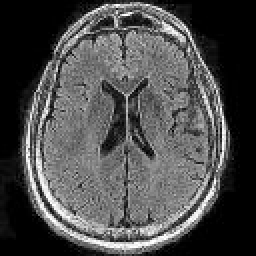
#> input picture data/testing/no/105.jpg, 128 x 128 px (shown 2 times larger); its folder holds only this picture in this run
$ python resize.py   (older library calls are emulated)
#> lines starting #> are read from the running program, lines starting #| are printed output that depends on the picture
import matplotlib.pyplot as plt
import skimage.exposure as exposure
from skimage.filters import unsharp_mask
from skimage import color
from skimage.transform import resize
import glob

def resize_images(path):
#> called with path = 'training'
    no_files = glob.glob('raw_data/'+path+'/no/*.jpg')
    yes_files = glob.glob('raw_data/'+path+'/yes/*.jpg')

    # saving no files 0
    for i in range(len(no_files)):
        image=plt.imread(no_files[i])
#> image is the input picture: shape (128, 128, 3); min 0, max 255, mean 75.7
        image=color.rgb2grey(image)
#> image: shape (128, 128) float64
        image = unsharp_mask(image,amount=1,radius=1)
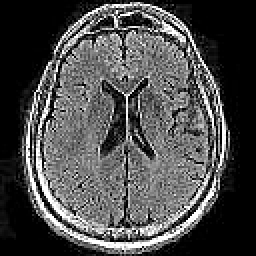
#> image: shape (128, 128) float64 (shown 2 times larger); min 0, max 1, mean 0.296
        image = exposure.equalize_hist(image,nbins=256)
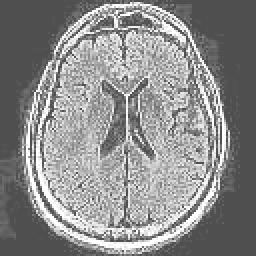
#> image: shape (128, 128) float64 (shown 2 times larger); min 0.313, max 1, mean 0.551
        image_resized = resize(image,(128,128),
                               anti_aliasing=True)

        plt.imsave("data/"+path+"/no/"+str(i)+".jpg",image_resized,cmap="gray")
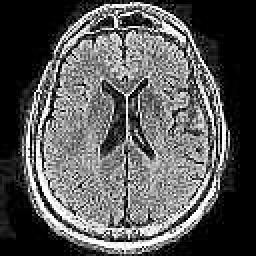
#> saved as 0.jpg: shape (128, 128, 3) (shown 2 times larger); min 0, max 255, mean 88.2

    # saving yes files
    for i in range(len(yes_files)):
        image=plt.imread(yes_files[i])
        image=color.rgb2grey(image)
        image = unsharp_mask(image,amount=1,radius=1)
        image = exposure.equalize_hist(image,nbins=256)
        image_resized = resize(image,(128,128),
                               anti_aliasing=True)

        plt.imsave("data/"+path+"/yes/"+str(i)+".jpg",image_resized,cmap="gray")

print('Preprocessing training set')
resize_images('training')
print('Preprocessing testing set')
resize_images('testing')

$ run again, on data/testing/no/139.jpg
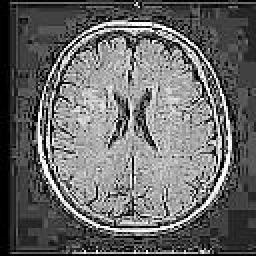
#> input picture data/testing/no/139.jpg, 128 x 128 px (shown 2 times larger)
#> in resize_images, image is the input picture: shape (128, 128, 3); min 0, max 255, mean 104.4
#> in resize_images, `image = unsharp_mask(image,amount=1,radius=1)`:
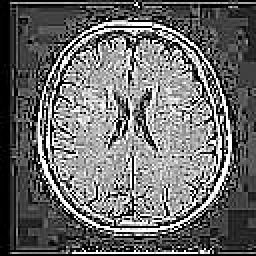
#> image: shape (128, 128) float64 (shown 2 times larger); min 0, max 1, mean 0.419
#> in resize_images, `image = exposure.equalize_hist(image,nbins=256)`:
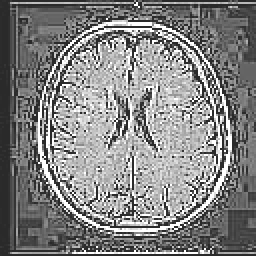
#> image: shape (128, 128) float64 (shown 2 times larger); min 0.167, max 1, mean 0.519

$ run again, on data/testing/no/147.jpg
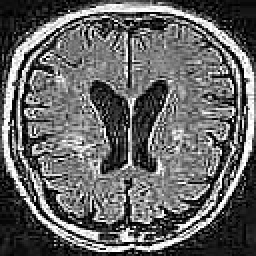
#> input picture data/testing/no/147.jpg, 128 x 128 px (shown 2 times larger)
#> in resize_images, image is the input picture: shape (128, 128, 3); min 0, max 255, mean 101.2
#> in resize_images, `image = exposure.equalize_hist(image,nbins=256)`:
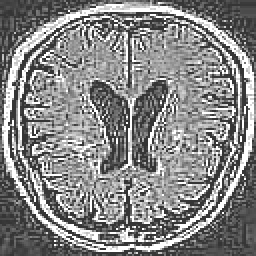
#> image: shape (128, 128) float64 (shown 2 times larger); min 0.208, max 1, mean 0.531
#> in resize_images, `plt.imsave("data/"+path+"/no/"+str(i)+".jpg",image_resized,cmap="gray")`:
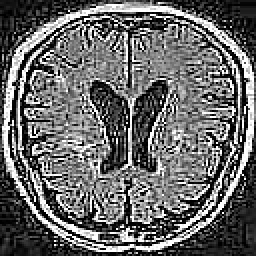
#> saved as 0.jpg: shape (128, 128, 3) (shown 2 times larger); min 0, max 255, mean 104.2

$ run again, on data/testing/no/11.jpg
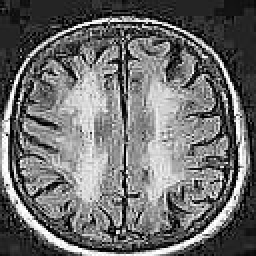
#> input picture data/testing/no/11.jpg, 128 x 128 px (shown 2 times larger)
#> in resize_images, image is the input picture: shape (128, 128, 3); min 0, max 255, mean 109.2
#> in resize_images, `image = unsharp_mask(image,amount=1,radius=1)`:
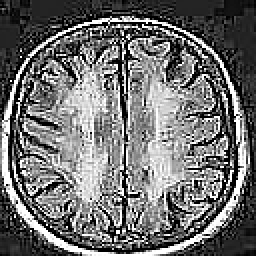
#> image: shape (128, 128) float64 (shown 2 times larger); min 0, max 1, mean 0.437
#> in resize_images, `image = exposure.equalize_hist(image,nbins=256)`:
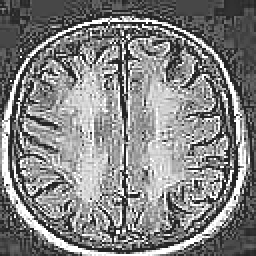
#> image: shape (128, 128) float64 (shown 2 times larger); min 0.142, max 1, mean 0.515
